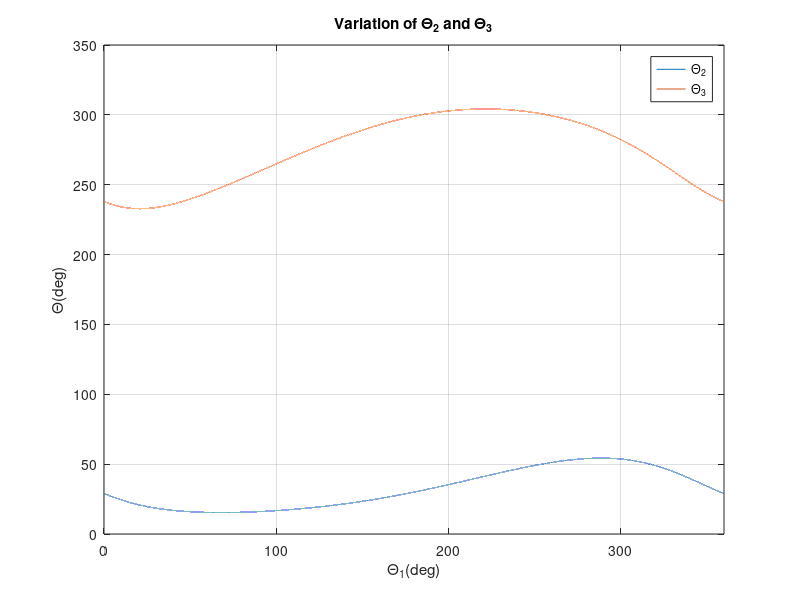
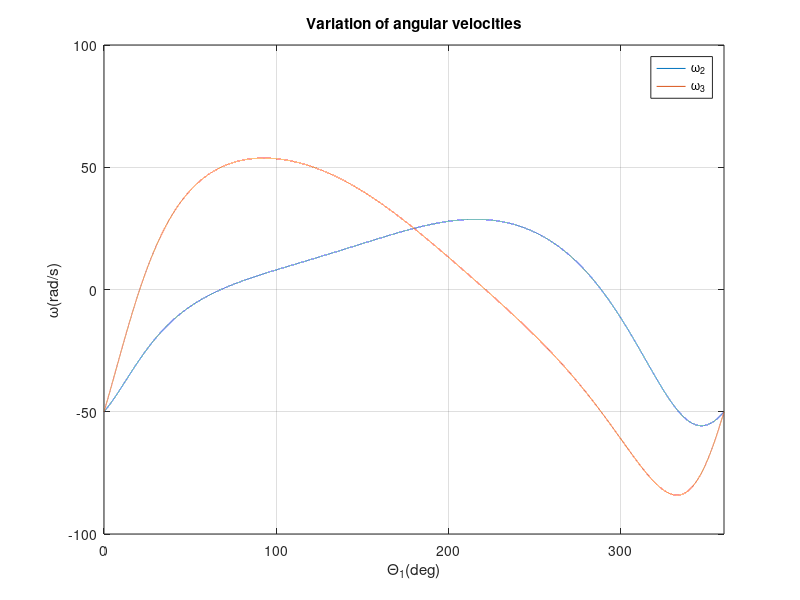
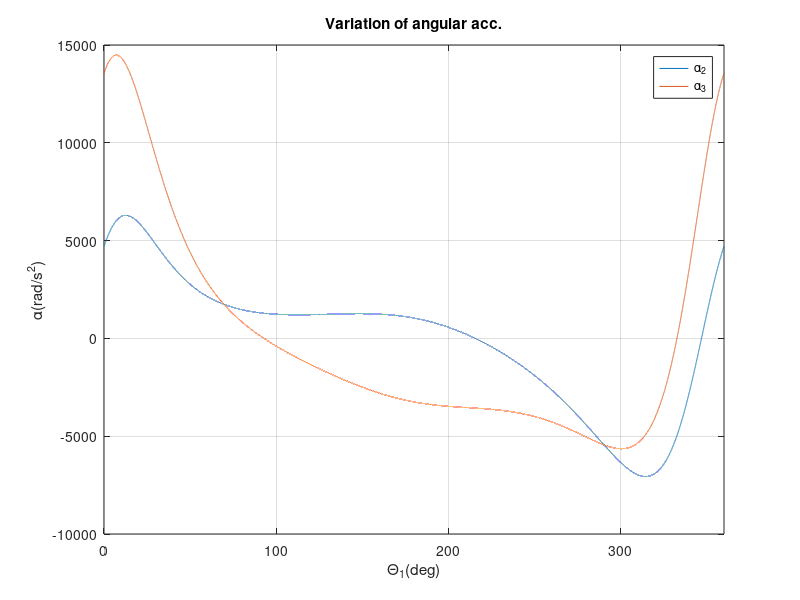
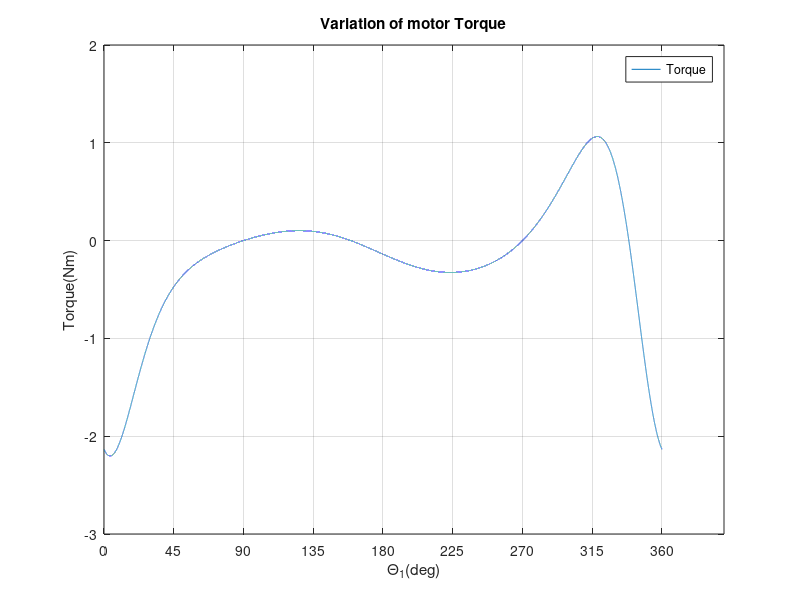

The MATLAB script that drew these images, in order:
% analysis of task 2 using for loop method
%%
clear
clc
tic
%% Variable declaration

r1=0.01; r2=0.035; r3=0.02; r4=0.03;  %length of links in meters
w1=100; a1=0; i=0;   % w1 is the angular velocity of 1st link
% For dynamics
rg1=0.005; rg2=0.0175; rg3=0.01;
m1=0.2; m2=0.6; m3=0.4;   % mass of links
Ig1=1 * 10^(-5); Ig2=4 * 10^(-4); Ig3=8 * 10^(-5);  % Moment of Inertia
T_L = 0;    % Load Torque 
%%  Solution for the analysis

for TH1=0:0.0001:2*pi             % initiating for loop
    A=cos(TH1)-(r4/r1);
    B=sin(TH1);
    C=(r4/r3)*cos(TH1)-((r1^2-r2^2+r3^2+r4^2)/(2*r1*r3));
    R=sqrt(A^2+B^2);
    Z=C/R;
    zz=sqrt(1-Z^2);
    i=i+1; % adding a counter
    
    %Position Analysis
    TH3=atan2(B,A)+atan2(zz,Z);
      if TH3<0; TH3=TH3+2*pi;end   
      TH3b=atan2(B,A)-atan2(zz,Z);
      if TH3b<0; TH3b=TH3b+2*pi;end
    TH2=atan2((-r3*sin(TH3)-r1*sin(TH1)),(r4-r3*cos(TH3)-r1*cos(TH1)));
      T1(i)=TH1; T2(i)=TH2; T3(i)=TH3; T3b(i)=TH3b;                %T3 has two solutiuons and rejecting the value of TH3b in further steps
   
    %Velocity analysis
    w3=w1*(r1*sin(TH1-TH2))/(r3*sin(TH2-TH3));
    w2=w1*(r1*sin(TH3-TH1))/(r2*sin(TH2-TH3));
    W3(i)=w3; W2(i)=w2;
    
    %Acceleration Analysis
    a3=(w1^2*r1/r3)*((1-(w2/w1))*cos(TH1-TH2)*sin(TH2-TH3)-((w2/w1)-(w3/w1))*cos(TH2-TH3)*sin(TH1-TH2))/(sin(TH2-TH3))^2;
    a2=-(w1^2*r1/r2)*((1-(w3/w1))*cos(TH1-TH3)*sin(TH2-TH3)-((w2/w1)-(w3/w1))*cos(TH2-TH3)*sin(TH1-TH3))/(sin(TH2-TH3))^2;
    A3(i)=a3; A2(i)=a2;
    
    %Acceleration due to centre of mass
    acc_xg1= -(rg1 * ( (a1*sin(TH1)) + ((w1)^2 * cos(TH1)) ) );
    acc_yg1= rg1 * ( (a1*cos(TH1)) + ((w1)^2 * sin(TH1)) );
    
    acc_xg2= -( r1 * ((a1*sin(TH1)) + ((w1)^2 * cos(TH1))) + rg2 * ((a2*sin(TH2)) + ((w2)^2 * cos(TH2))) ); 
    acc_yg2= (r1 * ((a1*cos(TH1)) - ((w1)^2 * sin(TH1)))) + (rg2 * ((a2*cos(TH2)) - ((w2)^2 * sin(TH2))));
    
    acc_xg3= (r3-rg3) * ((a3*sin(TH3)) + ((w3)^2*cos(TH3)));
    acc_yg3= -(r3-rg3) * ((a3*cos(TH3)) - ((w3)^2*sin(TH3)));
    
    %B elements
    B1 = m1*acc_xg1;
    B2 = m1*acc_yg1;
    B3 = Ig1*a1; 
    B4 = m2*acc_xg2;
    B5 = m2*acc_yg2;
    B6 = Ig2*a2;
    B7 = m3*acc_xg3;
    B8 = m3*acc_yg3;
    B9 = (Ig3*a3) + T_L;
    %B matrix
    B = [B1; B2; B3; B4; B5; B6; B7; B8; B9];
    
    %Preparing the A matrix and its inverse
    
    A = [1 0 1 0 0 0 0 0 0; 0 1 0 1 0 0 0 0 0; rg1*sin(TH1) -rg1*cos(TH1) (r1-rg1)*sin(TH1) (r1-rg1)*cos(TH1) 0 0 0 0 1; 0 0 -1 0 1 0 0 0 0; 0 0 0 -1 0 1 0 0 0; 0 0 -rg2*sin(TH2) rg2*cos(TH2) -(r2-rg2)*sin(TH2) (r2-rg2)*cos(TH2) 0 0 0; 0 0 0 0 -1 0 1 0 0; 0 0 0 0 0 -1 0 1 0; 0 0 0 0 -rg3*sin(TH3) rg3*cos(TH3) -(r3-rg3)*sin(TH3) (r3-rg3)*cos(TH3) 0];
    inverse_A = inv(A);
    
    %Finding X matrix
    
    X = inverse_A * B;
    
    %Recording the Answers
    T(i)=X(9,:);
    Joint_AX(i)=X(1,:);
    Joint_AY(i)=X(2,:);
    Joint_BX(i)=X(3,:);
    Joint_BY(i)=X(4,:);
    Joint_CX(i)=X(5,:);
    Joint_CY(i)=X(6,:);
    Joint_DX(i)=X(7,:);
    Joint_DY(i)=X(8,:);
    
end

%% PLOT Results

%%Plot of Theta2 and Theta3 vs Theta1
figure(1)
plot((T1*180/pi),(T2*180/pi),(T1*180/pi),(T3*180/pi))
grid
title('Variation of \Theta_2 and \Theta_3')
xlabel('\Theta_1(deg)')
ylabel('\Theta(deg)')
legend('\Theta_2','\Theta_3')
xlim([0 360]);

%Plot of OMEGA2 and OMEGA3 against THETA1
figure(2)
plot((T1*180/pi),W2,(T1*180/pi),W3)
grid
title('Variation of angular velocities')
xlabel('\Theta_1(deg)')
ylabel('\omega(rad/s)')
legend('\omega_2','\omega_3')
xlim([0 360]);

%Plot of alpha3 and alpha2 against Theta1
figure(3)
plot((T1*180/pi),A2,(T1*180/pi),A3)
grid
title('Variation of angular acc.')
xlabel('\Theta_1(deg)')
ylabel('\alpha(rad/s^2)')
legend('\alpha_2','\alpha_3')
xlim([0 360]);
%% Dynamics graphs
%Plot of motor torque against Theta1
figure(4)
plot((T1*180/pi),T)
grid
title('Variation of motor Torque')
xlabel('\Theta_1(deg)')
ylabel('Torque(Nm)')
legend('Torque')
xticks(0:45:360);

%Plot of Force in joint A
figure(5)
plot(Joint_AX,Joint_AY)
grid
title('Plot of Force at Joint A')
xlabel('Force at X')
ylabel('Force at Y')
xticks(-500:50:100);

%Plot of Force in joint B
figure(6)
plot(Joint_BX,Joint_BY)
grid
title('Plot of Force at Joint B')
xlabel('Force at X')
ylabel('Force at Y')
xticks(-100:50:450);

%Plot of Force in joint C
figure(7)
plot(Joint_CX,Joint_CY)
grid
title('Plot of Force at Joint C')
xlabel('Force at X')
ylabel('Force at Y')
xticks(-200:100:500);

%Plot of Force in joint D
figure(8)
plot(Joint_DX,Joint_DY)
grid
title('Plot of Force at Joint D')
xlabel('Force at X')
ylabel('Force at Y')
xticks(-100:50:500);

toc
